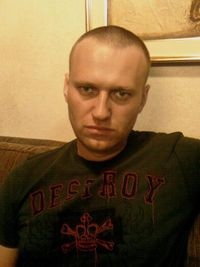
#> input picture LAB_6/input.jpg, 200 x 267 px, found by its file name
$ python Create_Mask.py
#> lines starting #> are read from the running program, lines starting #| are printed output that depends on the picture; after the words box and inside, x2 and y2 are one past the last pixel; in counts of white or black regions, pixels touching at a corner belong together
import cv2
import numpy as np


def create_morphology_mask(img):
    """
    Создание маски с помощью бинаризации и морфологических операций.
    """
    # 1. Переводим в оттенки серого
    gray = cv2.cvtColor(img, cv2.COLOR_BGR2GRAY)

    # 2. Размытие для удаления шумов
    blurred = cv2.GaussianBlur(gray, (7, 7), 0)

    # 3. Бинаризация (используем метод Otsu для автоматического поиска порога)
    # Если фон светлый, а объект темный, используйте cv2.THRESH_BINARY_INV
    _, thresh = cv2.threshold(blurred, 0, 255, cv2.THRESH_BINARY_INV + cv2.THRESH_OTSU)

    # 4. Морфологические преобразования
    # Создаем ядро (структурирующий элемент)
    kernel = cv2.getStructuringElement(cv2.MORPH_ELLIPSE, (9, 9))

    # Закрытие (Closing) - удаляет черные дыры внутри белого объекта
    mask = cv2.morphologyEx(thresh, cv2.MORPH_CLOSE, kernel, iterations=2)

    # Открытие (Opening) - удаляет белый шум на фоне
    mask = cv2.morphologyEx(mask, cv2.MORPH_OPEN, kernel, iterations=1)

    return mask


def create_grabcut_mask(img):
    """
    Сегментация объекта с помощью метода GrabCut.
    """
    mask = np.zeros(img.shape[:2], np.uint8)

    # Внутренние массивы, необходимые для работы GrabCut
    bgdModel = np.zeros((1, 65), np.float64)
    fgdModel = np.zeros((1, 65), np.float64)

    # Задаем прямоугольник, внутри которого находится объект (x, y, w, h)
    # По умолчанию берем центр изображения с отступом 10%
    h, w = img.shape[:2]
    margin_x, margin_y = int(w * 0.1), int(h * 0.1)
    rect = (margin_x, margin_y, w - 2 * margin_x, h - 2 * margin_y)

    # Запускаем алгоритм (5 итераций)
    cv2.grabCut(img, mask, rect, bgdModel, fgdModel, 5, cv2.GC_INIT_WITH_RECT)

    # GrabCut помечает пиксели 4 флагами.
    # Пиксели фона (0) и возможного фона (2) делаем черными (0).
    # Пиксели объекта (1) и возможного объекта (3) делаем белыми (25).
    mask_final = np.where((mask == 2) | (mask == 0), 0, 255).astype("uint8")

    return mask_final


# --- Запуск Части 1 ---
if __name__ == "__main__":
    # Загружаем изображение
    image = cv2.imread("LAB_6/input.jpg")
#> image is the input picture: shape (267, 200, 3); mean B, G, R 58.6, 95.1, 122.1

    if image is None:
        print("Ошибка: Изображение 'input.jpg' не найдено!")
        exit()

    # Изменяем размер для удобства отображения, если оно слишком большое
    h, w = image.shape[:2]
#> h = 267; w = 200
    if w > 1000:
        image = cv2.resize(image, (800, int(800 * h / w)))

    # Получаем маски
    morph_mask = create_morphology_mask(image)
#> in create_morphology_mask, `gray = cv2.cvtColor(img, cv2.COLOR_BGR2GRAY)`:
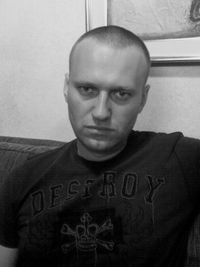
#> gray: shape (267, 200); min 0, max 239, mean 99
#> in create_morphology_mask, `_, thresh = cv2.threshold(blurred, 0, 255, cv2.THRESH_BINARY_INV + cv2..`:
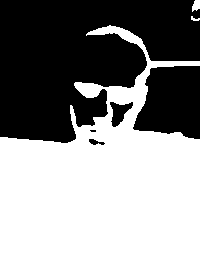
#> thresh: shape (267, 200); 54.9% white; 5 black regions (1 under 20 px), largest, box (x1, y1, x2, y2) and area: (0, 0, 200, 143) 19922, (133, 66, 200, 139) 3816, (110, 102, 133, 127) 307, (89, 139, 105, 145) 54
#> in create_morphology_mask, `mask = cv2.morphologyEx(thresh, cv2.MORPH_CLOSE, kernel, iterations=2)`:
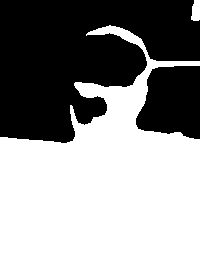
#> mask: shape (267, 200); 56.2% white; 2 black regions, box (x1, y1, x2, y2) and area: (0, 0, 200, 143) 19652, (136, 66, 200, 139) 3756
#> in create_morphology_mask, `mask = cv2.morphologyEx(mask, cv2.MORPH_OPEN, kernel, iterations=1)`:
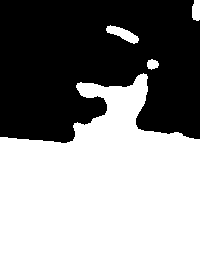
#> mask: shape (267, 200); 55% white; 1 black region, box (x1, y1, x2, y2) and area: (0, 0, 200, 143) 24017
    grabcut_mask = create_grabcut_mask(image)
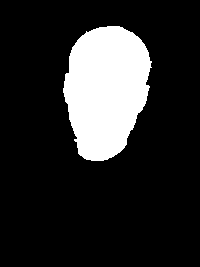
#> grabcut_mask: shape (267, 200); 16.7% white; 1 white region, box (x1, y1, x2, y2) and area: (63, 26, 152, 161) 8934

    # Сохраняем лучшую маску как базовую для следующей части (аугментации)
    # Обычно GrabCut дает более точный результат на сложных фото
    cv2.imwrite("LAB_6/base_mask.png", grabcut_mask)

    # Отображаем результаты для сравнения
    cv2.imshow("Original Image", image)
    cv2.imshow("Morphology Mask", morph_mask)
    cv2.imshow("GrabCut Mask", grabcut_mask)

    print("Нажмите любую клавишу в окне изображения для продолжения...")
    cv2.waitKey(0)
    cv2.destroyAllWindows()
